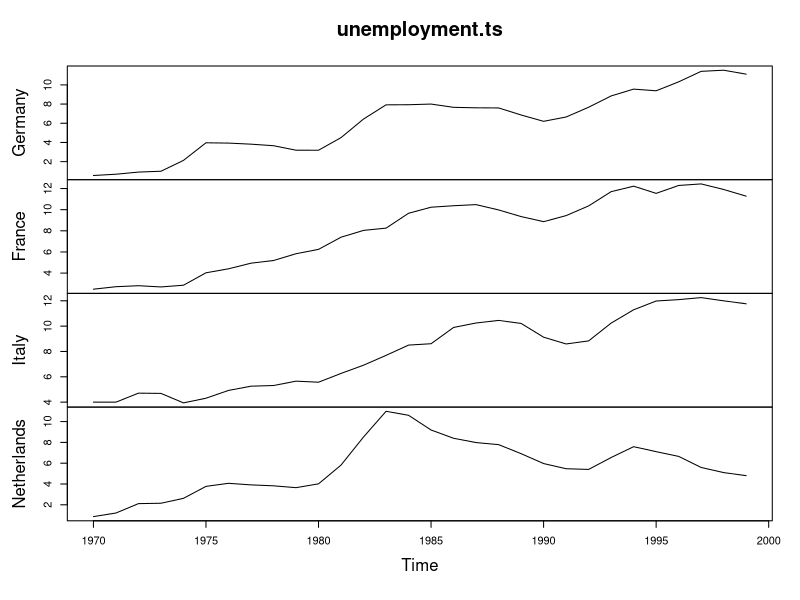
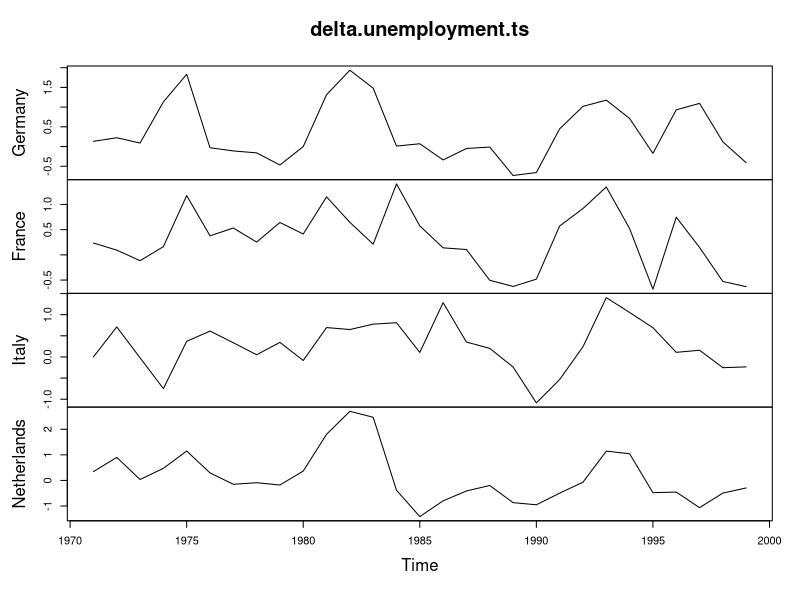

Write the R code that produced these figures, in order.
unemployment <- read.csv("unemployment.csv")

unemployment.ts <- ts(unemployment[2:5],
                      start = 1970)

plot(unemployment.ts)

window(unemployment.ts,
       start=1980,
       end=1989)

delta.unemployment.ts <- diff(unemployment.ts)
plot(delta.unemployment.ts)
